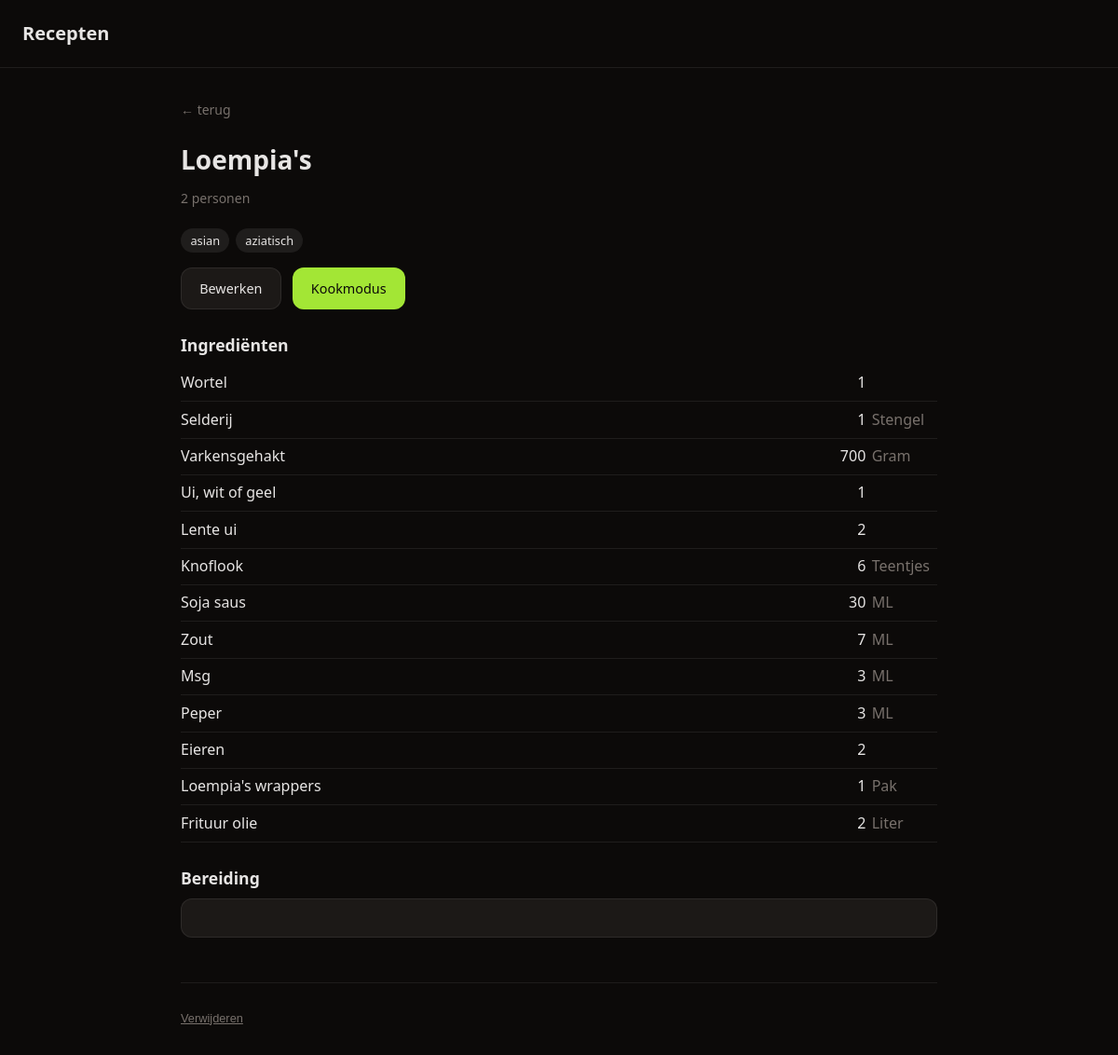
The page /recipes/5 on the database its author committed.
### tables this page shows
CREATE TABLE recipe (
            id INTEGER PRIMARY KEY AUTOINCREMENT,
            title TEXT NOT NULL,
            steps TEXT NOT NULL DEFAULT '',
            servings INTEGER NOT NULL DEFAULT 2,
            updated_at TIMESTAMP DEFAULT CURRENT_TIMESTAMP
        , cook_time TEXT, tags TEXT, prep_time TEXT);

CREATE TABLE ingredient (
            id INTEGER PRIMARY KEY AUTOINCREMENT,
            recipe_id INTEGER NOT NULL REFERENCES recipe(id) ON DELETE CASCADE,
            item TEXT NOT NULL,
            amount REAL,
            unit TEXT
        , sort_order INTEGER NOT NULL DEFAULT 0);

### app.py (the view)
@app.route("/recipes/<int:id>")
def view_recipe(id):
    db = get_db()
    recipe = db.execute("SELECT * FROM recipe WHERE id = ?", [id]).fetchone()
    if not recipe:
        return "Recept niet gevonden", 404
    ingredients = db.execute("SELECT * FROM ingredient WHERE recipe_id = ? ORDER BY sort_order", [id]).fetchall()
    return render_template("view.html", recipe=recipe, ingredients=ingredients)

### app.py (called while the page is built)
def get_db():
    if "db" not in g:
        g.db = sqlite3.connect(DATABASE)
        g.db.row_factory = sqlite3.Row
        g.db.execute("PRAGMA foreign_keys = ON")
    return g.db

### templates/view.html (shortened to what this page needs)
{% extends "base.html" %}
{% block content %}
<a href="/" class="back">← terug</a>
<h1>{{ recipe.title }}</h1>
<p class="meta">
  {{ recipe.servings }} personen
</p>
{% if recipe.tags %}
<div class="tag-list">
  {% for tag in recipe.tags.split(',') %}{% set t = tag.strip() %}{% if t %}<span class="tag-pill tag-pill-static">{{ t }}</span>{% endif %}{% endfor %}
</div>
{% endif %}
<div class="actions">
  <a href="/recipes/{{ recipe.id }}/edit" class="btn">Bewerken</a>
  <a href="/recipes/{{ recipe.id }}/cook" class="btn btn-primary">Kookmodus</a>
</div>
<h2>Ingrediënten</h2>
<table class="ingredients">
  <tbody>
    {% for ing in ingredients %}
    <tr>
      <td>{{ ing.item }}</td>
      <td class="amount">{% if ing.amount is not none %}{{ ing.amount | int if ing.amount == ing.amount | int else ing.amount }}{% endif %}</td>
      <td class="unit">{{ ing.unit or '' }}</td>
    </tr>
    {% endfor %}
  </tbody>
</table>
<h2>Bereiding</h2>
<pre class="steps">{{ recipe.steps }}</pre>
<div class="danger-zone">
  <form action="/recipes/{{ recipe.id }}/delete" method="POST">
    <button class="btn-delete" onclick="return confirm('Recept verwijderen?')">Verwijderen</button>
  </form>
</div>
{% endblock %}

### templates/base.html (shortened to what this page needs)
<!doctype html>
<html lang="nl">
<head>
  <link rel="stylesheet" href="{{ url_for('static', filename='css/style.css') }}">
  <link rel="stylesheet" href="https://cdnjs.cloudflare.com/ajax/libs/font-awesome/6.5.0/css/all.min.css">
  <link rel="stylesheet" href="https://cdnjs.cloudflare.com/ajax/libs/font-awesome/6.5.0/css/all.min.css">
</head>
<body>
  <header>
    <a href="/" class="site-title">Recepten</a>
  </header>
  <main>
    {% block content %}{% endblock %}
  </main>
</body>
</html>

### static/css/style.css (style rules this page uses)
*, *::before, *::after { box-sizing: border-box; margin: 0; padding: 0; }
:root { --bg: #0c0a09; --surface: #1c1917; --border: rgba(255,255,255,0.08); --text: #e7e5e4; --muted: #78716c; --accent: #a3e635; --accent-fg: #0c0a09; --danger: #dc2626; --radius: 12px; --panel-width: min(420px, 90vw); }
body { background: var(--bg); color: var(--text); font-family: system-ui, sans-serif; font-size: 1rem; line-height: 1.6; min-height: 100vh; }
header { padding: 1.25rem 1.5rem; border-bottom: 1px solid var(--border); }
.site-title { font-size: 1.25rem; font-weight: 700; color: var(--text); text-decoration: none; }
main { max-width: 860px; margin: 0 auto; padding: 2rem 1.5rem; }
h1 { font-size: 1.75rem; font-weight: 700; margin-bottom: 0.5rem; }
h2 { font-size: 1.1rem; font-weight: 600; margin: 1.5rem 0 0.5rem; }
.back { display: inline-block; color: var(--muted); text-decoration: none; font-size: 0.875rem; margin-bottom: 1.25rem; }
.meta { color: var(--muted); font-size: 0.875rem; margin-bottom: 1.25rem; display: flex; align-items: center; gap: 0.75rem; flex-wrap: wrap; }
.btn { display: inline-block; padding: 0.6rem 1.2rem; border-radius: var(--radius); font-size: 0.9rem; font-weight: 500; cursor: pointer; text-decoration: none; border: 1px solid var(--border); background: var(--surface); color: var(--text); }
.btn-primary { background: var(--accent); color: var(--accent-fg); border-color: transparent; }
.actions { display: flex; gap: 0.75rem; flex-wrap: wrap; margin-bottom: 1.5rem; }
.ingredients { width: 100%; border-collapse: collapse; margin-bottom: 1rem; }
.ingredients td { padding: 0.4rem 0.5rem 0.4rem 0; border-bottom: 1px solid var(--border); font-size: 1rem; }
.ingredients .amount { text-align: right; padding-right: 0.4rem; white-space: nowrap; }
.ingredients .unit { color: var(--muted); width: 60px; }
.steps { white-space: pre-wrap; font-family: inherit; font-size: 1rem; line-height: 1.8; background: var(--surface); border: 1px solid var(--border); border-radius: var(--radius); padding: 1.25rem; }
.tag-pill { display: inline-flex; align-items: center; gap: 0.3rem; background: var(--border); border-radius: 999px; padding: 0.2rem 0.65rem; font-size: 0.8rem; color: var(--text); white-space: nowrap; }
.tag-pill-static { cursor: default; }
.tag-list { display: flex; flex-wrap: wrap; gap: 0.4rem; margin-bottom: 1rem; }
.danger-zone { margin-top: 3rem; padding-top: 1.5rem; border-top: 1px solid var(--border); }
.btn-delete { background: none; border: none; color: var(--muted); font-size: 0.8rem; cursor: pointer; padding: 0; text-decoration: underline; }

### rows shown on the page
recipe: title "Loempia's", servings "2"
ingredient: item "Wortel", amount "1"
ingredient: item "Selderij", amount "1", unit "Stengel"
ingredient: item "Varkensgehakt", amount "700", unit "Gram"
ingredient: item "Ui, wit of geel", amount "1"
ingredient: item "Lente ui", amount "2"
ingredient: item "Knoflook", amount "6", unit "Teentjes"
ingredient: item "Soja saus", amount "30", unit "ML"
ingredient: item "Zout", amount "7", unit "ML"
ingredient: item "Msg", amount "3", unit "ML"
ingredient: item "Peper", amount "3", unit "ML"
ingredient: item "Eieren", amount "2"
ingredient: item "Loempia's wrappers", amount "1", unit "Pak"
ingredient: item "Frituur olie", amount "2", unit "Liter"

### other values the page prints
{{ t }} "asian" "aziatisch"
